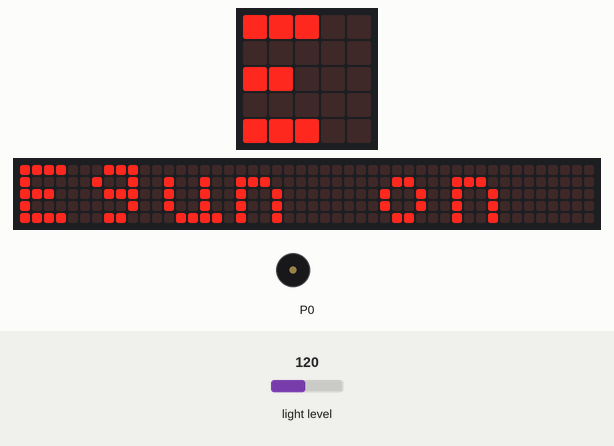
Simulated run of this program. Board: BBC micro:bit (MakeCode). Shown: the board's 5×5 LED display, a strip that is not on the board, showing the scrolling text unrolled, buzzer (waves = sounding). The test bench sets the inputs (shaded band); at power-on: light level 120. The 48×5 strip is a reading aid, not a part: it shows the text the display is scrolling, unrolled, one strip-width of it at a time.

Above: at 1.2 s.
1.3 s: light level set to 34
4.3 s: light level set to 28
At 4.54 s:
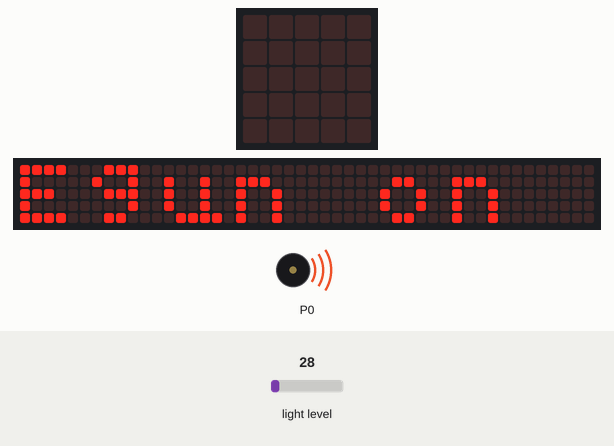
7.3 s: light level set to 64
At 7.47 s:
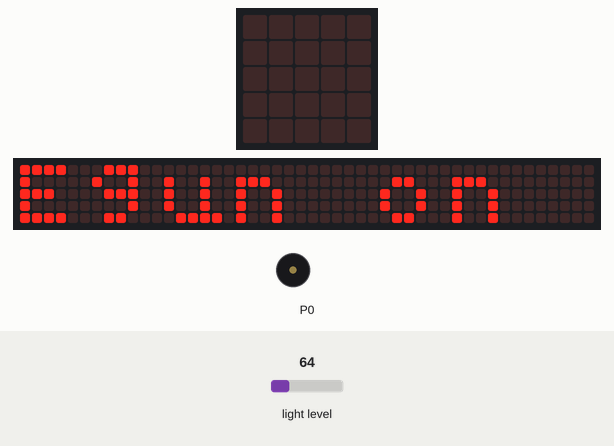
Timing chart, 0 to 10.3 s (numbered marks = the images above; inputs shaded):
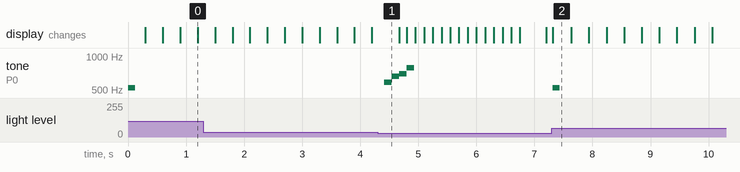

The program:

main.ts
```typescript
basic.forever(function () {
    if (input.lightLevel() > 30) {
        music.startMelody(music.builtInMelody(Melodies.JumpUp), MelodyOptions.Once)
    }
})
basic.forever(function () {
    if (input.lightLevel() > 30) {
        basic.showString("Egun on")
    }
})
```

test.ts
```typescript
// aquí va el archivo "tests"; esto no se compilará cuando este paquete se utilice como una extensión.
```

Measured:
- the behaviour switches between 31 and 30 on light level (found by bisection; images 0 and 1)
- after the input at 4.3 s, tone on P0: plays 587 Hz for 0.13 s, 659 Hz for 0.13 s, 698 Hz for 0.13 s, 784 Hz for 0.13 s, starting after 0.11 s
- after the input at 7.3 s, tone on P0: silent → 523 Hz at once, → silent 0.13 s later; the display: changes at once (image 2)
